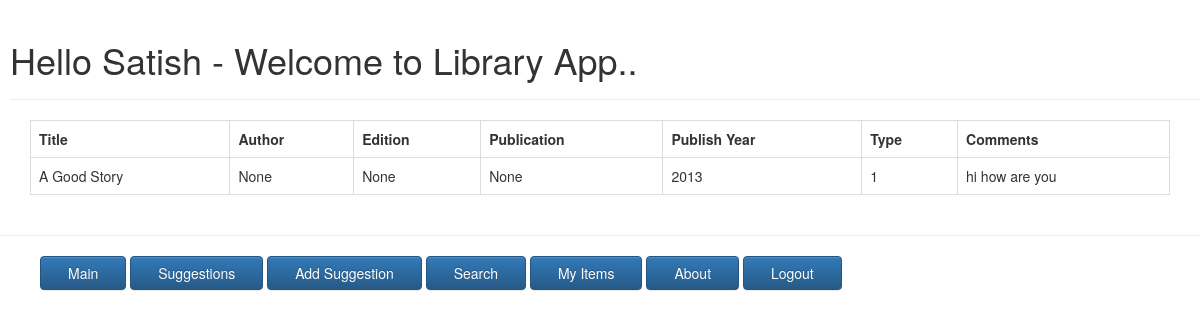
The app's page /libapp/sug_detail/1/ (signed in) with its own data.
### libapp/models.py (models this page shows, shortened)
class Suggestion(models.Model):
    TYPE_CHOICES = (
        (1, 'Book'),
        (2,'DVD'),
        (3, 'Other'),
    )
    title = models.CharField(max_length=100)
    author = models.CharField(max_length=100,null=True, blank=True)
    edition = models.CharField(max_length=100,null=True, blank=True)
    publication = models.CharField(max_length=100,null=True, blank=True)
    pubyr = models.IntegerField(null=True, blank=True)
    type = models.IntegerField(default=1, choices=TYPE_CHOICES)
    cost = models.IntegerField()
    num_interested = models.IntegerField()
    comments = models.TextField()

### libapp/views.py (the view)
# urls.py: url(r'^sug_detail/(?P<item_id>\d+)/$', views.sug_detail, name='sug_detail'),
def sug_detail(request, item_id):
    item = Suggestion.objects.get(pk=item_id)
    return render(request, 'libapp_templates/sug_detail.html',{'item':item})

### libapp/templates/libapp_templates/sug_detail.html
{% extends 'libapp_templates/base.html' %}
{% block body_block %}
    <table class="table table-bordered table-hover table-responsive">
    <tr>
        <th>Title</th>
        <th>Author</th>
        <th>Edition</th>
        <th>Publication</th>
        <th>Publish Year</th>
        <th>Type</th>
        <th>Comments</th>
    </tr>
    <tr>
        <td>{{ item.title }}</td>
        <td>{{ item.author }}</td>
        <td>{{ item.edition }}</td>
        <td>{{ item.publication }}</td>
        <td>{{ item.pubyr }}</td>
        <td>{{ item.type }}</td>
        <td>{{ item.comments }}</td>
    </tr>
    </table>
{% endblock %}

### libapp/templates/libapp_templates/base.html (shortened to what this page needs)
<!DOCTYPE html>
{% load staticfiles %}
<html>
    <head>
        <link rel="stylesheet" type="text/css" href="{% static 'css/style.css' %}" />
        <link rel="stylesheet" href="//maxcdn.bootstrapcdn.com/bootstrap/3.2.0/css/bootstrap.min.css">
        <link rel="stylesheet" href="//maxcdn.bootstrapcdn.com/bootstrap/3.2.0/css/bootstrap-theme.min.css">
    </head>
    <body>
        {% if user.is_authenticated %}
            <div>
                <div class="page-header" style="margin-left:10px; ">
                    <h1>{% block myhdg %}Hello {{ user.first_name }}  - Welcome to Library App..{% endblock %}</h1>
                </div>
                <div class="content container">
                    {% block body_block %}*** {% endblock %}
                </div>
            </div>
            <hr />
            <div>
                <ul>
                    <button class="btn btn-primary" type="button">
                        <li class="hbar1"><a style="color:#fff;" href="{% url 'libapp:index' %}"> Main</a></li>
                     </button>
                    <button class="btn btn-primary" type="button">
                        <li class="hbar1"><a style="color:#fff;"  href="{% url 'libapp:suggestion' %}">Suggestions</a></li>
                     </button>
                    <button class="btn btn-primary" type="button">
                        <li class="hbar1"><a style="color:#fff;" href="{% url 'libapp:newitem' %}">Add Suggestion</a></li>
                     </button>
                    <button class="btn btn-primary" type="button">
                        <li class="hbar1"><a style="color:#fff;" href="{% url 'libapp:searchlib' %}">Search</a></li>
                     </button>
                    <button class="btn btn-primary" type="button">
                        <li class="hbar1"><a style="color:#fff;" href="{% url 'libapp:myitems' %}">My Items</a></li>
                     </button>
                    <button class="btn btn-primary" type="button">
                        <li class="hbar1"><a style="color:#fff;" href="/libapp/about/">About</a></li>
                     </button>
                    <button class="btn btn-primary" type="button">
                        <li class="hbar1"><a style="color:#fff;" href="{% url 'libapp:logout' %}">Logout</a></li>
                     </button>
                </ul>
            </div>
        {% endif %}
    </body>
</html>

### libapp/static/css/style.css (style rules this page uses)
.hbar1 { display: inline; margin: 15px; }
.content { margin-left: 40px; }

### records on screen
Suggestion: title "A Good Story", author "None", edition "None", publication "None", pubyr "2013", type "1", comments "hi how are you"

### other values on screen
{{ user.first_name }} "Satish"
